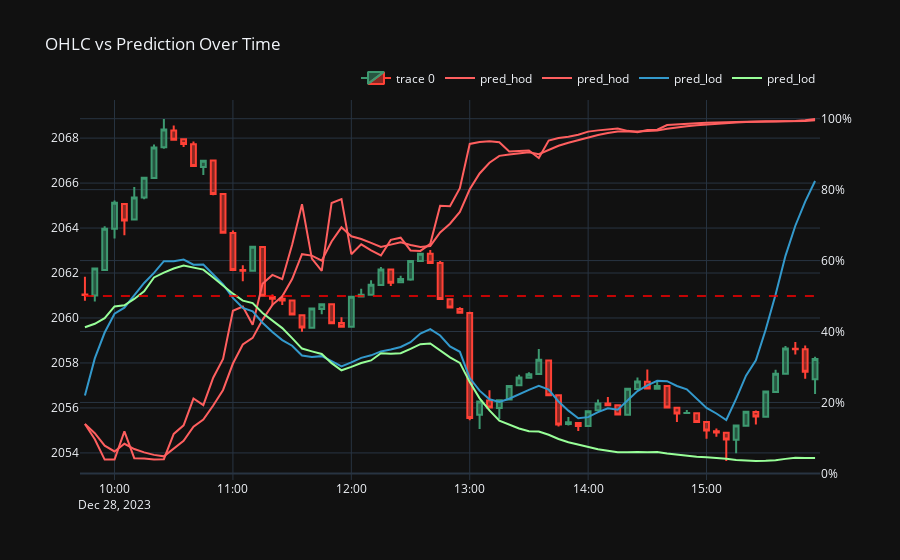

Notebook cell for this chart:
### Code cell
import plotly.graph_objects as go

# Pick a day in the test set
# test_day = '2023-12-21'
test_day = '2023-12-28'
test_df = df_results.loc[test_day:test_day]
X_prices = spx_data.loc[test_day:test_day, ['open','high','low','close']]

df_viz = test_df.merge(X_prices, left_index=True, right_index=True)

fig = go.Figure(data=[go.Candlestick(x=df_viz.index,
                open=df_viz['open'],
                high=df_viz['high'],
                low=df_viz['low'],
                close=df_viz['close'])])

fig.add_trace(go.Scatter(x=df_viz.index, y=df_viz['pred_hod'].ewm(2).mean(), mode='lines', name='pred_hod', yaxis='y2', line=dict(color='#ff5f5f')))
fig.add_trace(go.Scatter(x=df_viz.index, y=df_viz['pred_hod'], mode='lines', name='pred_hod', yaxis='y2', line=dict(color='#ff5f5f')))
fig.add_trace(go.Scatter(x=df_viz.index, y=df_viz['pred_lod'].ewm(3).mean(), mode='lines', name='pred_lod', yaxis='y2', line=dict(color='#3399cc')))
fig.add_trace(go.Scatter(x=df_viz.index, y=df_viz['pred_gd'].ewm(3).mean(), mode='lines', name='pred_lod', yaxis='y2', line=dict(color='#98ff98')))

fig.add_shape(
    type="line",
    x0=df_viz.index.min(),
    x1=df_viz.index.max(),
    y0=0.5,
    y1=0.5,
    yref='y2',
    line=dict(
        color="Red",
        width=1.5,
        dash="dash",
    )
)

fig.update_layout(
    template='plotly_dark',
    yaxis=dict(
        tickformat='.0f'
    ),
    yaxis2=dict(
        overlaying='y',
        side='right',
        tickformat=".0%"
    ),
    legend=dict(
        orientation="h",
        yanchor="bottom",
        y=1.02,
        xanchor="right",
        x=1
    ),
    title='OHLC vs Prediction Over Time',
    xaxis_rangeslider_visible=False
)

fig.show()
